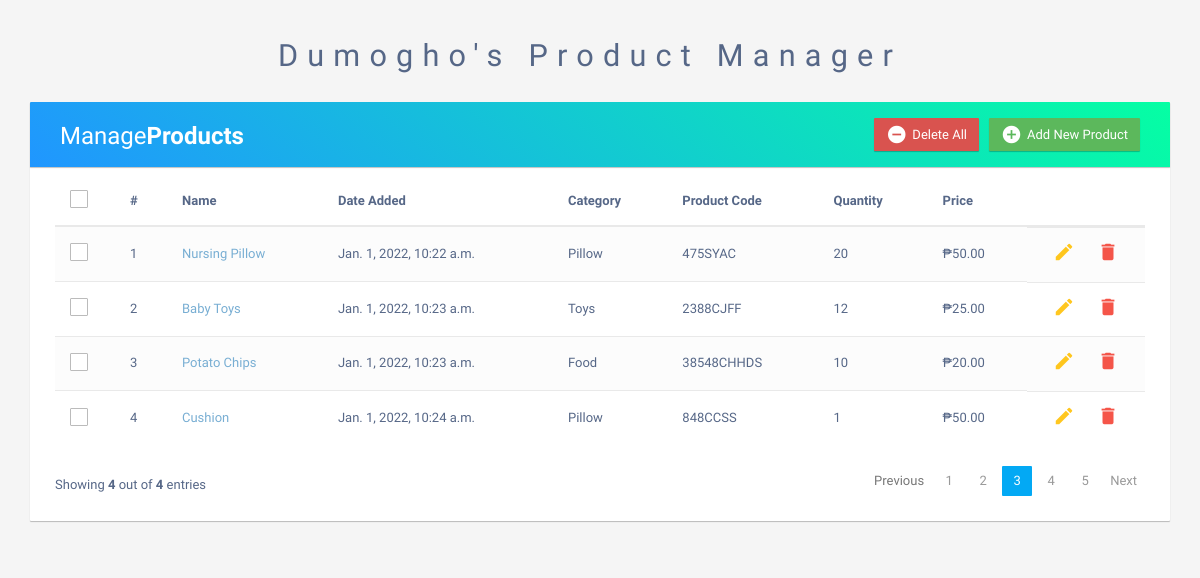
The app's page /, older data.
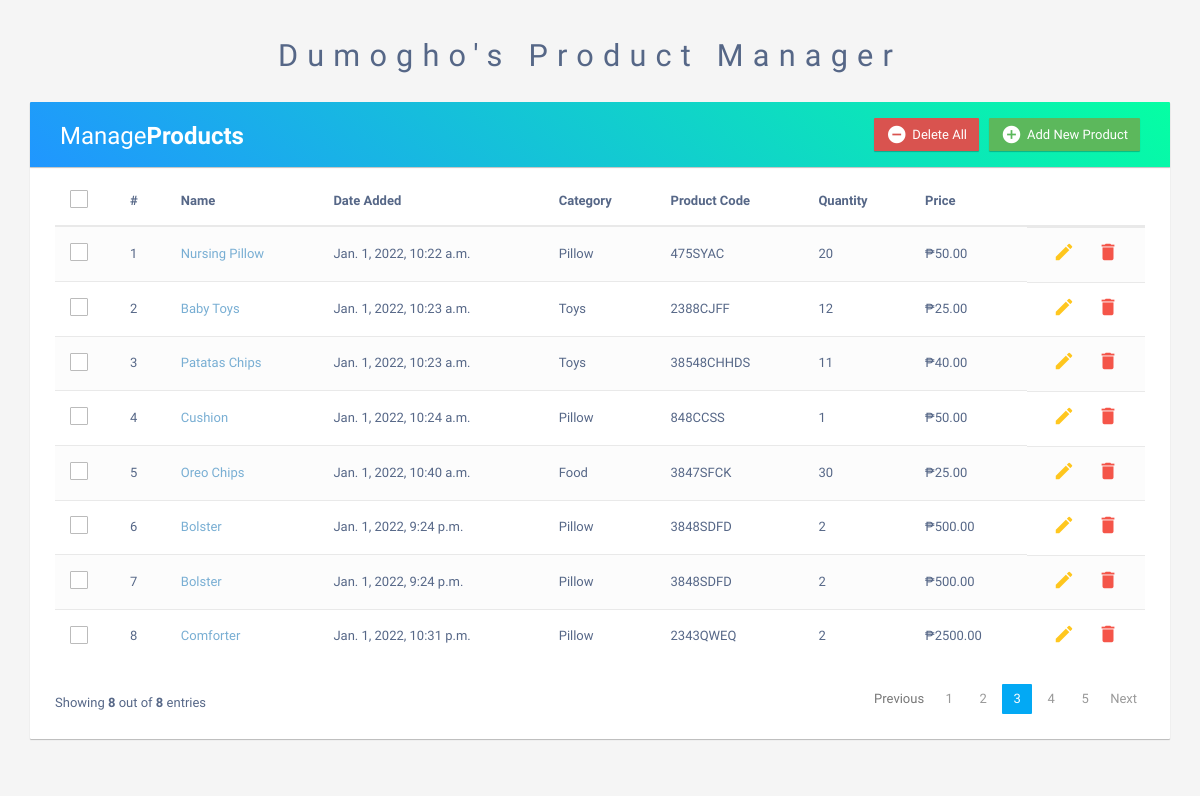
The same page, newer data.
### dashboard/models.py (models this page shows, shortened)
class Product(models.Model):
    CATEGORY =  (
        ('Pillow', 'Pillow'),
        ('Food', 'Food'),
        ('Toys', 'Toys'),
    )
    name = models.CharField(max_length=50)
    date_added = models.DateTimeField(auto_now_add=True, null=True)
    product_code = models.CharField(max_length=10, blank=True)
    price = models.DecimalField(max_digits=8, decimal_places=2)
    quantity = models.IntegerField(blank=True, null=True)
    category = models.CharField(max_length=10, null=True, choices=CATEGORY)

### dashboard/views.py (the view)
# urls.py: path('', views.PMSDashboard.as_view(), name='home'),
class PMSDashboard(View):
    def get(self, request, *args, **kwargs):
        products = Product.objects.all()
        total_products = products.count()
        context = {}
        context = {
            'products': products,
            'total_products': total_products
        }
        return render(request, "dashboard/home.html", context)

### templates/dashboard/home.html (shortened to what this page needs)
{% extends "dashboard/base.html" %}
{% load static %}
{% block content %}
    <br>
    <h2 class="heading">Dumogho's Product Manager</h2>
    <div class="container">
        <div class="table-wrapper">
            <div class="table-title">
                <div class="row">
                    <div class="col-sm-6">
                        <h2>Manage<b>Products</b></h2>
                    </div>
                    <div class="col-sm-6">
                        <button type="button" class="btn btn-success js-create-product" data-url="{% url 'product-create' %}">
                            <i class="material-icons">&#xE147;</i> <span>Add New Product</span>
                        </button>
                        <button type="button" class="btn btn-danger js-delete-all-products" data-url="{% url 'product-delete-all' %}">
                            <i class="material-icons">&#xE15C;</i> <span>Delete All</span>
                        </button>
                    </div>
                </div>
            </div>
            <table class="table table-striped table-hover" id="product-table">
                <thead>
                    <tr>
                        <th>
                            <span class="custom-checkbox">
                                <label for="selectAll"></label>
                            </span>
                        </th>
                        <th>#</th>
                        <th>Name</th>
                        <th>Date Added</th>
                        <th>Category</th>
                        <th>Product Code</th>
                        <th>Quantity</th>
                        <th>Price</th>
                        <th></th>
                    </tr>
                </thead>
                <tbody>
                    {% include 'dashboard/partial_product_list.html' %}
                </tbody>
            </table>
            <div class="clearfix">
                <div class="hint-text">Showing <b id="items">{{total_products}}</b> out of <b id="entries">{{total_products}}</b> entries</div>
                <ul class="pagination">
                    <li class="page-item disabled"><a href="#">Previous</a></li>
                    <li class="page-item"><a href="#" class="page-link">1</a></li>
                    <li class="page-item"><a href="#" class="page-link">2</a></li>
                    <li class="page-item active"><a href="#" class="page-link">3</a></li>
                    <li class="page-item"><a href="#" class="page-link">4</a></li>
                    <li class="page-item"><a href="#" class="page-link">5</a></li>
                    <li class="page-item"><a href="#" class="page-link">Next</a></li>
                </ul>
            </div>
        </div>
    </div>
{% endblock content %}

### templates/dashboard/partial_product_list.html (shortened to what this page needs)
{% for product in products %}
    <tr>
        <td>
            <span class="custom-checkbox">
                <label for="checkbox1"></label>
            </span>
        </td>
        <td>{{ product.id }}</td>
        <td><a href="" class="show-link js-show-product" data-url="{% url 'show-product' product.id %}">{{ product.name }}</a></td>
        <td>{{ product.date_added }}</td>
        <td>{{ product.category }}</td>
        <td>{{ product.product_code }}</td>
        <td>{{ product.quantity }}</td>
        <td>₱{{ product.price }}</td>
        <td class="btn-group">
            <button type="button" class="edit js-update-product" data-url="{% url 'product-update' product.id %}">
                <i class="material-icons" data-toggle="tooltip" title="Edit">&#xE254;</i>
            </button>
            <button type="button" class="delete js-delete-product" data-url="{% url 'product-delete' product.id %}">
                <i class="material-icons" data-toggle="tooltip" title="Delete">&#xE872;</i></span>
            </button>
        </td>
    </tr>
{% empty %}
    <tr>
        <td colspan="8" class="text-center bg-warning">No Products</td>
    </tr>
{% endfor %}

Row changes from the older to the newer data that the page shows:
changed Product "38548CHHDS": name "Potato Chips" → "Patatas Chips"; category "Food" → "Toys"; quantity "10" → "11"; price "20.00" → "40.00"
added Product: id "5", name "Oreo Chips", date_added "Jan. 1, 2022, 10:40 a.m.", category "Food", product_code "3847SFCK", quantity "30", price "25.00"
added Product: id "6", name "Bolster", date_added "Jan. 1, 2022, 9:24 p.m.", category "Pillow", product_code "3848SDFD", quantity "2", price "500.00"
added Product: id "7", name "Bolster", date_added "Jan. 1, 2022, 9:24 p.m.", category "Pillow", product_code "3848SDFD", quantity "2", price "500.00"
added Product: id "8", name "Comforter", date_added "Jan. 1, 2022, 10:31 p.m.", category "Pillow", product_code "2343QWEQ", quantity "2", price "2500.00"
Text that changed along with them:
{{ total_products }}: "4" → "8"
